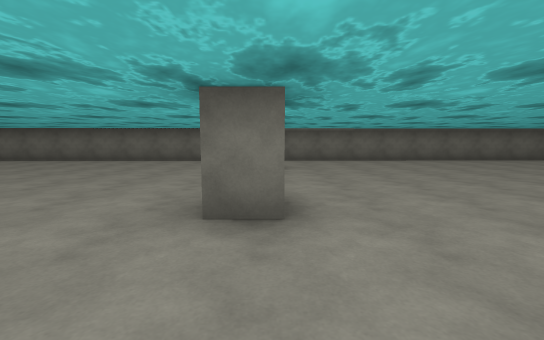
[1] (above)

16 first-person views from a walk through a Unity game level. The camera is 1.2 m above the floor, tilts 6° down and sees 90° across. The floor is counted in squares, 2 m on a side. Each view is taken from the middle of a square. On the plan, view 1 faces up. The plan holds only what a view shows up to about 9 squares ahead; the rest is blank. The place goes on beyond the plan. Surface patterns are stand-ins for the level's own textures.

[2]
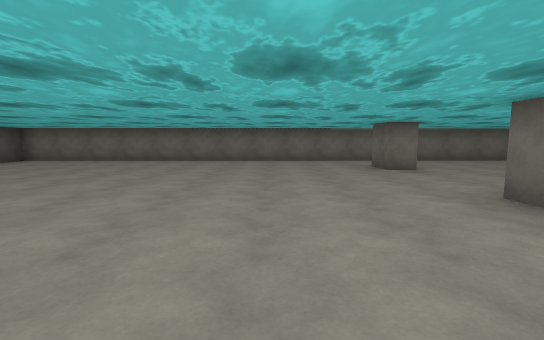

[3]
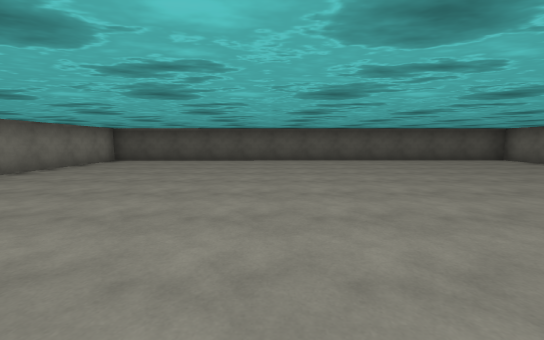

[4]
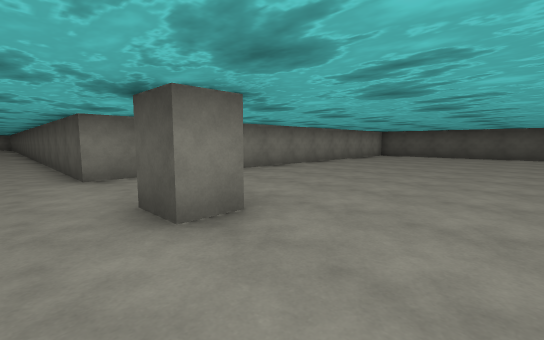

[5]
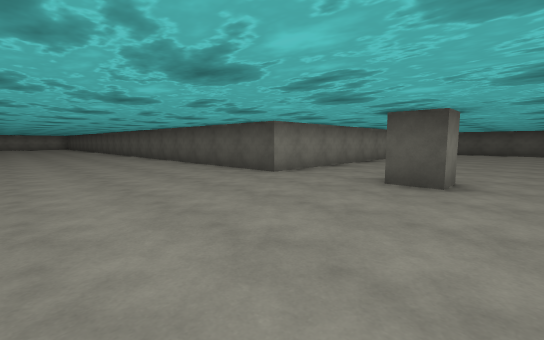

[6]
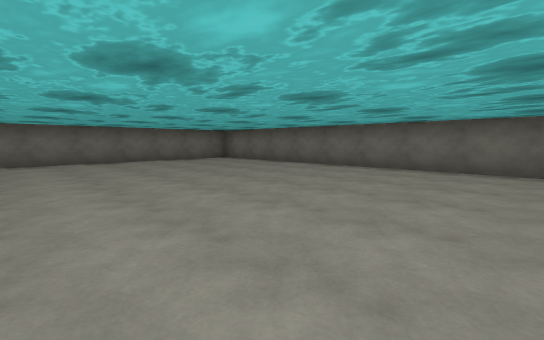

[7]
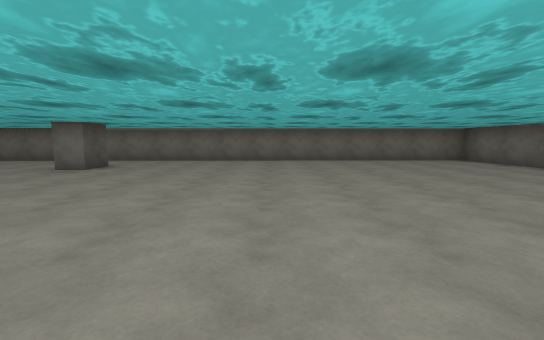

[8]
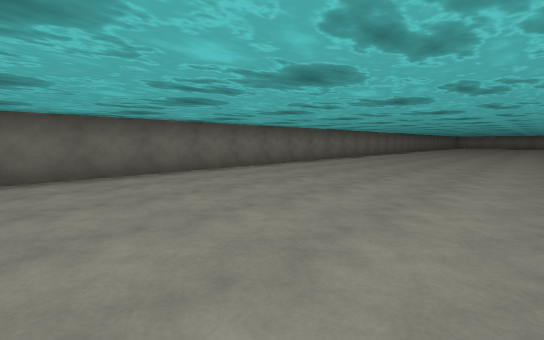

[9]
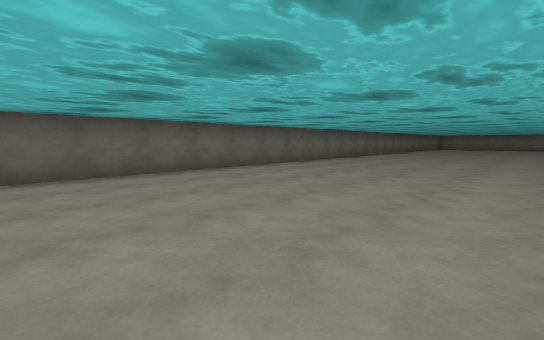

[10]
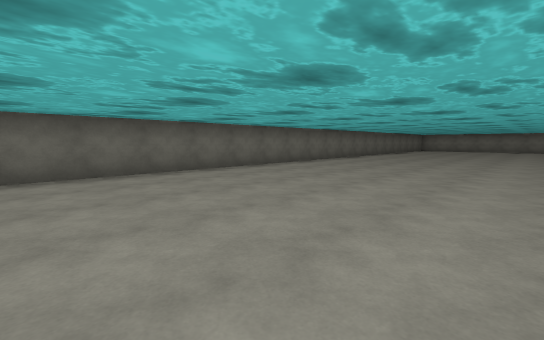

[11]
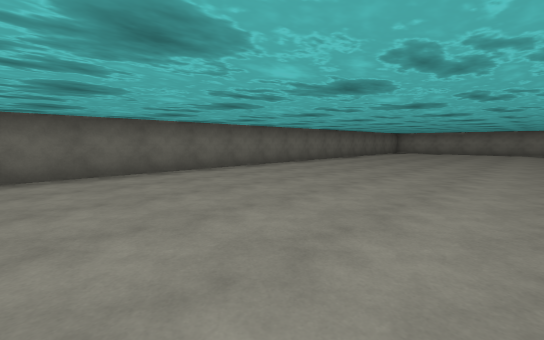

[12]
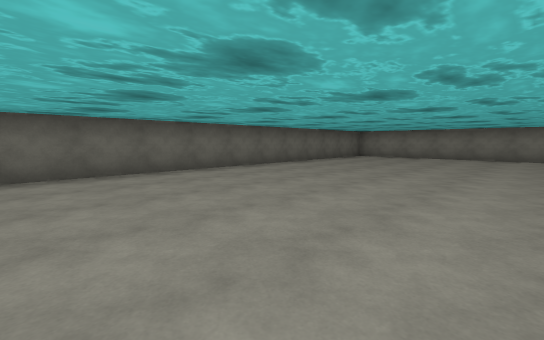

[13]
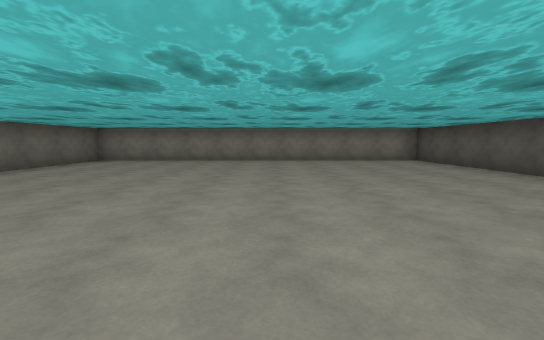

[14]
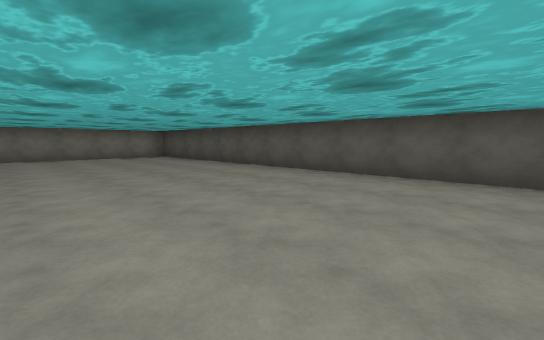

[15]
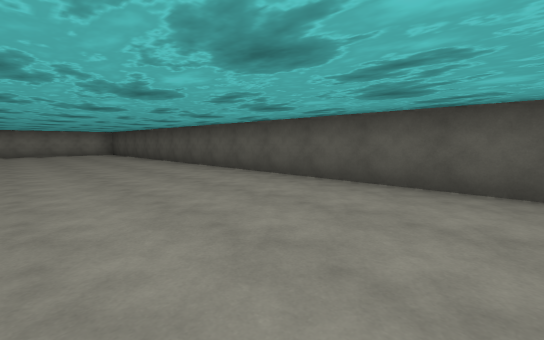

[16]
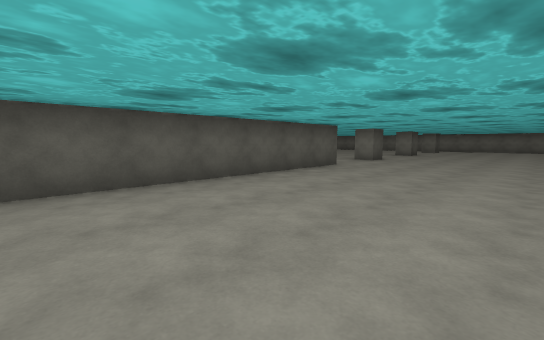

### Floor plan
Points are (right, up) in squares from view 1. A wall is a line through its corners. A room is listed if a view was taken in it or the views show most of it. See-through windows are left out.
Room 1 (views 1, 2, 3, 4, 5, 6, 7, 8, 9, 10, 11, 12, 13, 14, 15, 16)
walls: (0.2, -3.8) (0.4, -24.7) (10.4, -24.5) (10, 8.6) (-10.6, 8.3) (-10.5, -3.9) (0.2, -3.8); (-0.5, -0.9) (0.1, -0.8) (0.1, -1.6) (-0.4, -1.6); (0.2, 2.1) (-0.6, 2.1); (-0.5, 2.4) (-0.5, 2.9); (0, 6.6) (0.1, 5.7) (-0.6, 5.7) (-0.6, 6.6)

Positions as (right, up) in squares from view 1, and headings:
1: (0, 0), facing up
2: (-3, 0), facing up
3: (-2, 1), facing left
4: (1, 1), facing down-left
5: (4, 0), facing down-left
6: (4, 0), facing up-right
7: (4, 0), facing up
8: (5, 3), facing down-right
9: (5, -2), facing down-right
10: (5, -6), facing down-right
11: (5, -10), facing down-right
12: (5, -14), facing down-right
13: (5, -16), facing down
14: (5, -14), facing down-left
15: (4, -11), facing down-left
16: (4, -10), facing up-left
